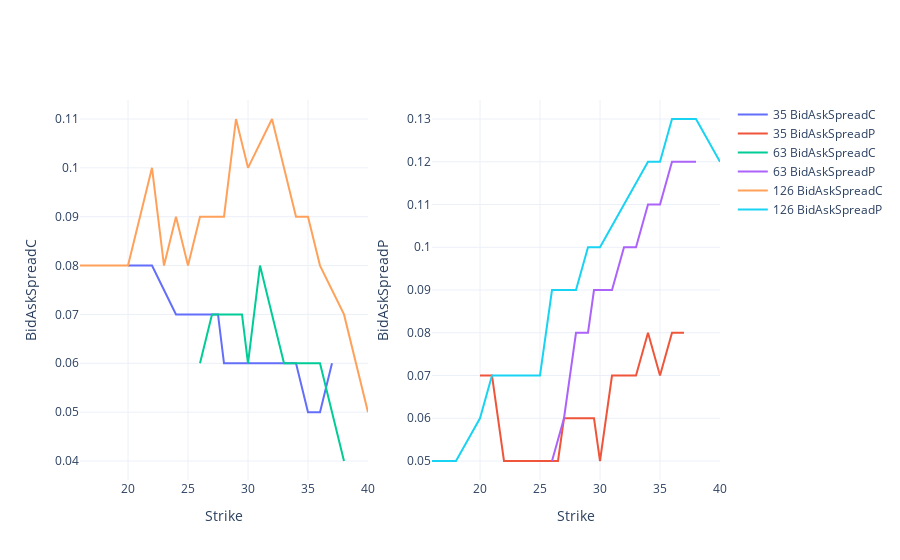

Notebook source saved alongside this figure:
### Markdown cell above
Fitting half-spread function (H) on american quotes which we will later use to adjust american bid along the early exercise boundary (EEB):<br>
$H_{Call}(S) = H_{0} + H_{1}max(S-K_{h},0)$<br>
$H_{Put}(S) = H_{0} + H_{1}max(K_{h}-S,0)$

### Code cell
df = pricer.fit_spread(df,"C","BidAC","AskAC","SpreadParamsAC")
df = pricer.fit_spread(df,"P","BidAP","AskAP","SpreadParamsAP")
df["BidAskSpreadC"] = df["AskAC"] - df["BidAC"]
df["BidAskSpreadP"] = df["AskAP"] - df["BidAP"]
grapher.plot2d_quotes(df,"Tenor","Strike","BidAskSpreadC","BidAskSpreadP")

### Figure 1 — Plotly figure (JSON) as saved in the notebook; plotly's stock layout.template omitted (floating-point values rounded to 4 significant figures)
{"data": [{"mode": "lines", "name": "35 BidAskSpreadC", "type": "scatter", "x": [20, 21, 22, 24, 24.5, 25, 25.5, 26, 26.5, 27, 27.5, 28, 28.5, 29, 29.5, 30, 31, 32, 33, 34, 35, 36, 37], "xaxis": "x", "y": [0.08, 0.08, 0.08, 0.07, 0.07, 0.07, 0.07, 0.07, 0.07, 0.07, 0.07, 0.06, 0.06, 0.06, 0.06, 0.06, 0.06, 0.06, 0.06, 0.06, 0.05, 0.05, 0.06], "yaxis": "y"}, {"mode": "lines", "name": "35 BidAskSpreadP", "type": "scatter", "x": [20, 21, 22, 24, 24.5, 25, 25.5, 26, 26.5, 27, 27.5, 28, 28.5, 29, 29.5, 30, 31, 32, 33, 34, 35, 36, 37], "xaxis": "x2", "y": [0.07, 0.07, 0.05, 0.05, 0.05, 0.05, 0.05, 0.05, 0.05, 0.06, 0.06, 0.06, 0.06, 0.06, 0.06, 0.05, 0.07, 0.07, 0.07, 0.08, 0.07, 0.08, 0.08], "yaxis": "y2"}, {"mode": "lines", "name": "63 BidAskSpreadC", "type": "scatter", "x": [26, 27, 28, 29, 29.5, 30, 31, 32, 33, 34, 35, 36, 38], "xaxis": "x", "y": [0.06, 0.07, 0.07, 0.07, 0.07, 0.06, 0.08, 0.07, 0.06, 0.06, 0.06, 0.06, 0.04], "yaxis": "y"}, {"mode": "lines", "name": "63 BidAskSpreadP", "type": "scatter", "x": [26, 27, 28, 29, 29.5, 30, 31, 32, 33, 34, 35, 36, 38], "xaxis": "x2", "y": [0.05, 0.06, 0.08, 0.08, 0.09, 0.09, 0.09, 0.1, 0.1, 0.11, 0.11, 0.12, 0.12], "yaxis": "y2"}, {"mode": "lines", "name": "126 BidAskSpreadC", "type": "scatter", "x": [16, 18, 20, 21, 22, 23, 24, 25, 26, 27, 28, 29, 30, 32, 34, 35, 36, 38, 40], "xaxis": "x", "y": [0.08, 0.08, 0.08, 0.09, 0.1, 0.08, 0.09, 0.08, 0.09, 0.09, 0.09, 0.11, 0.1, 0.11, 0.09, 0.09, 0.08, 0.07, 0.05], "yaxis": "y"}, {"mode": "lines", "name": "126 BidAskSpreadP", "type": "scatter", "x": [16, 18, 20, 21, 22, 23, 24, 25, 26, 27, 28, 29, 30, 32, 34, 35, 36, 38, 40], "xaxis": "x2", "y": [0.05, 0.05, 0.06, 0.07, 0.07, 0.07, 0.07, 0.07, 0.09, 0.09, 0.09, 0.1, 0.1, 0.11, 0.12, 0.12, 0.13, 0.13, 0.12], "yaxis": "y2"}], "layout": {"paper_bgcolor": "rgba(0,0,0,0)", "plot_bgcolor": "rgba(0,0,0,0)", "xaxis": {"anchor": "y", "domain": [0, 0.45], "title": {"text": "Strike"}}, "xaxis2": {"anchor": "y2", "domain": [0.55, 1], "title": {"text": "Strike"}}, "yaxis": {"anchor": "x", "domain": [0, 1], "title": {"text": "BidAskSpreadC"}}, "yaxis2": {"anchor": "x2", "domain": [0, 1], "title": {"text": "BidAskSpreadP"}}}}
